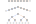

The gnuplot source for this figure:
#
# BINARY SEARCH TREE
#
WIDTH  = 36
HEIGHT = 24

load "docs/plots/figures/graph.gnuplot"
load "docs/plots/components.gnuplot"
load "docs/plots/ruler.gnuplot"
load "docs/plots/colors.gnuplot"

COLOR_1 = BLUE
COLOR_2 = ORANGE

dx = real(3)
dy = real(3)


eval link( 9, 2,  9, 9, 0, 3, GRAY)
eval link(12, 2, 12, 8, 0, 3, GRAY)
eval link(15, 2, 15, 7, 0, 3, GRAY)
eval link(18, 2, 18, 6, 0, 3, GRAY)
eval link(21, 2, 21, 7, 0, 3, GRAY)
eval link(24, 2, 24, 8, 0, 3, GRAY)
eval link(27, 2, 27, 9, 0, 3, GRAY)

eval link( 9, 11,  9, 19, 0, 3, GRAY)
eval link(12, 10, 12, 16, 0, 3, GRAY)
eval link(15,  9, 15, 19, 0, 3, GRAY)
eval link(18,  8, 18, 13, 0, 3, GRAY)
eval link(21,  9, 21, 19, 0, 3, GRAY)
eval link(24, 10, 24, 16, 0, 3, GRAY)
eval link(27, 11, 27, 19, 0, 3, GRAY)






X_OFFSET = 9
Y_OFFSET = 1

eval node(dx*0, 0, BLACK)
eval node(dx*1, 0, BLACK)
eval node(dx*2, 0, BLACK)
eval node(dx*3, 0, BLACK)
eval node(dx*4, 0, BLACK)
eval node(dx*5, 0, BLACK)
eval node(dx*6, 0, BLACK)
eval leaf(dx*7, 0, BLACK)

eval text(dx*0, 0, "A", BLACK)
eval text(dx*1, 0, "B", BLACK)
eval text(dx*2, 0, "C", BLACK)
eval text(dx*3, 0, "D", BLACK)
eval text(dx*4, 0, "E", BLACK)
eval text(dx*5, 0, "F", BLACK)
eval text(dx*6, 0, "G", BLACK)

eval link(dx*0, 0, dx*1, 0, 1, 1, COLOR_2)
eval link(dx*1, 0, dx*2, 0, 1, 1, COLOR_2)
eval link(dx*2, 0, dx*3, 0, 1, 1, COLOR_2)
eval link(dx*3, 0, dx*4, 0, 1, 1, COLOR_2)
eval link(dx*4, 0, dx*5, 0, 1, 1, COLOR_2)
eval link(dx*5, 0, dx*6, 0, 1, 1, COLOR_2)
eval link(dx*6, 0, dx*7, 0, 1, 1, COLOR_2)






dx = real(3)
dy = real(1)

X_OFFSET = 6
Y_OFFSET = 7

eval leaf(dx*0, dy*4, BLACK)
eval node(dx*1, dy*3, BLACK)
eval node(dx*2, dy*2, BLACK)
eval node(dx*3, dy*1, BLACK)
eval node(dx*4, dy*0, BLACK)
eval node(dx*5, dy*1, BLACK)
eval node(dx*6, dy*2, BLACK)
eval node(dx*7, dy*3, BLACK)
eval leaf(dx*8, dy*4, BLACK)

eval text(dx*1, dy*3, "A", BLACK)
eval text(dx*2, dy*2, "B", BLACK)
eval text(dx*3, dy*1, "C", BLACK)
eval text(dx*4, dy*0, "D", BLACK)
eval text(dx*5, dy*1, "E", BLACK)
eval text(dx*6, dy*2, "F", BLACK)
eval text(dx*7, dy*3, "G", BLACK)


eval link(dx*1, dy*3, dx*0, dy*4, 1, 1, COLOR_1)
eval link(dx*2, dy*2, dx*1, dy*3, 1, 1, COLOR_1)
eval link(dx*3, dy*1, dx*2, dy*2, 1, 1, COLOR_1)
eval link(dx*4, dy*0, dx*3, dy*1, 1, 1, COLOR_1)

eval link(dx*4, dy*0, dx*5, dy*1, 1, 1, COLOR_2)
eval link(dx*5, dy*1, dx*6, dy*2, 1, 1, COLOR_2)
eval link(dx*6, dy*2, dx*7, dy*3, 1, 1, COLOR_2)
eval link(dx*7, dy*3, dx*8, dy*4, 1, 1, COLOR_2)








dx = real(3)
dy = real(3)

X_OFFSET = 9
Y_OFFSET = 14

eval text(dx * 0, dy * 2, "A", BLACK)
eval text(dx * 1, dy * 1, "B", BLACK)
eval text(dx * 2, dy * 2, "C", BLACK)
eval text(dx * 3, dy * 0, "D", BLACK)
eval text(dx * 4, dy * 2, "E", BLACK)
eval text(dx * 5, dy * 1, "F", BLACK)
eval text(dx * 6, dy * 2, "G", BLACK)

do for [x=(dx*3):(dx*7):(dx*8)] {
    eval node(x, (dy*0), BLACK)
    eval link(x, (dy*0), x-(2*dx), dy*1, 1, 1, COLOR_1)
    eval link(x, (dy*0), x+(2*dx), dy*1, 1, 1, COLOR_2)
}
do for [x=(dx*1):(dx*7):(dx*4)] {
    eval node(x, (dy*1), BLACK)
    eval link(x, (dy*1), x-(1*dx), dy*2, 1, 1, COLOR_1)
    eval link(x, (dy*1), x+(1*dx), dy*2, 1, 1, COLOR_2)
}
do for [x=0:(dx*7):(dx*2)] {
    eval node(x, (dy*2), BLACK)
    eval link(x, (dy*2), x-(0.5 * dx), dy*3, 1, 1, COLOR_1)
    eval link(x, (dy*2), x+(0.5 * dx), dy*3, 1, 1, COLOR_2)
}
do for [x=0:(dx*7):dx] {
    eval leaf(x-(0.5 * dx), dy*3, BLACK)
}

plot NaN notitle
